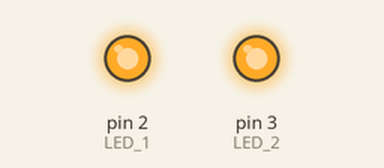
The sketch below on a simulated Arduino Uno, built with avr-gcc and run on an emulated ATmega328P. Parts: output pins drawn as LEDs (lit = HIGH). The local clock reads 2024-03-15 10:24:30 at power-on unless the sketch sets it.

Above: at 0.1 s.
Timing chart, 0 to 1.6 s (numbered marks = the images above):
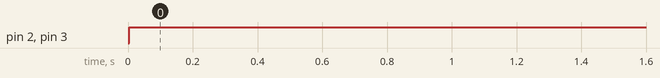

The sketch:

main.ino
```cpp
#include <RTClib.h>


const int LED_1 = 2;
const int LED_2 = 3;

const int HEURE_ALLUMAGE = 18;
const int HEURE_EXTINCTION = 6;

RTC_DS1307 rtc;

void setup(){
  pinMode(LED_1, OUTPUT);
  pinMode(LED_2, OUTPUT);
  rtc.begin();
  rtc.adjust(DateTime(F(__DATE__), F(__TIME__)));
}

void loop(){
  DateTime maintenant = rtc.now();
  int heure = maintenant.hour();

  if (heure >= HEURE_ALLUMAGE || heure < HEURE_EXTINCTION){
    digitalWrite(LED_1, HIGH);
    digitalWrite(LED_2, HIGH);
  } else {
    digitalWrite(LED_1, LOW);
    digitalWrite(LED_2, LOW);
  }

  delay(1000);
}
```

Measured:
- by itself, pin 2 (LED_1), pin 3 (LED_2): LOW → HIGH at 0.00 s
